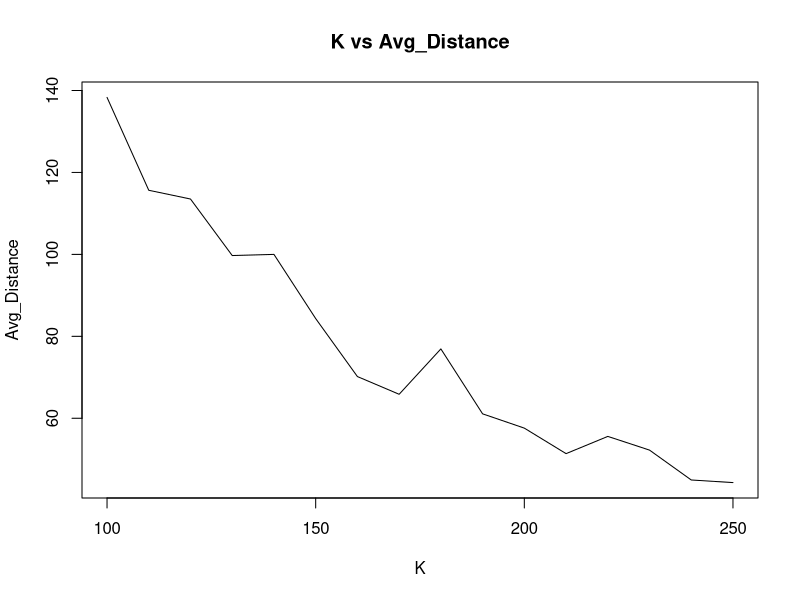

Source code (R):
p1 <- read.csv("p1.csv", sep=",", header=TRUE)
png('p1.png')
K <- p1$K
Avg_Distance <- p1$Avg_Distance
plot(K, Avg_Distance,main="K vs Avg_Distance",type="l") 
dev.off()